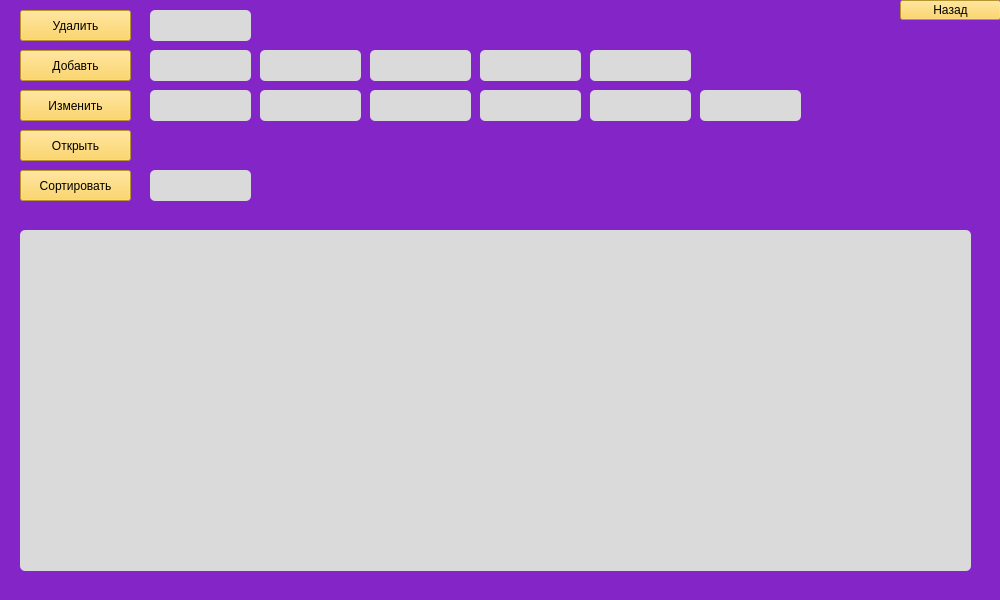
<?xml version="1.0" encoding="UTF-8"?>
<ui version="4.0">
 <class>MainWindow</class>
 <widget class="QMainWindow" name="MainWindow">
  <property name="geometry">
   <rect>
    <x>0</x>
    <y>0</y>
    <width>1000</width>
    <height>600</height>
   </rect>
  </property>
  <property name="minimumSize">
   <size>
    <width>1000</width>
    <height>600</height>
   </size>
  </property>
  <property name="maximumSize">
   <size>
    <width>1000</width>
    <height>600</height>
   </size>
  </property>
  <property name="sizeIncrement">
   <size>
    <width>1000</width>
    <height>800</height>
   </size>
  </property>
  <property name="baseSize">
   <size>
    <width>1000</width>
    <height>600</height>
   </size>
  </property>
  <property name="windowTitle">
   <string>Vehicles</string>
  </property>
  <property name="styleSheet">
   <string notr="true">
background-color: rgb(132, 37, 200);
font: 75 12pt &quot;Fixedsys&quot;;
</string>
  </property>
  <widget class="QWidget" name="centralwidget">
   <widget class="QTableWidget" name="tableWidget">
    <property name="geometry">
     <rect>
      <x>20</x>
      <y>230</y>
      <width>951</width>
      <height>341</height>
     </rect>
    </property>
    <property name="styleSheet">
     <string notr="true">background-color: rgb(218, 218, 218);
border-radius: 5px;</string>
    </property>
    <property name="dragEnabled">
     <bool>true</bool>
    </property>
   </widget>
   <widget class="QPushButton" name="Dell">
    <property name="geometry">
     <rect>
      <x>20</x>
      <y>10</y>
      <width>111</width>
      <height>31</height>
     </rect>
    </property>
    <property name="styleSheet">
     <string notr="true">background-color: rgb(255, 207, 64);
</string>
    </property>
    <property name="text">
     <string>Удалить</string>
    </property>
   </widget>
   <widget class="QPushButton" name="Add">
    <property name="geometry">
     <rect>
      <x>20</x>
      <y>50</y>
      <width>111</width>
      <height>31</height>
     </rect>
    </property>
    <property name="styleSheet">
     <string notr="true">background-color: rgb(255, 207, 64);
</string>
    </property>
    <property name="text">
     <string>Добавть</string>
    </property>
   </widget>
   <widget class="QPushButton" name="Change">
    <property name="geometry">
     <rect>
      <x>20</x>
      <y>90</y>
      <width>111</width>
      <height>31</height>
     </rect>
    </property>
    <property name="styleSheet">
     <string notr="true">background-color: rgb(255, 207, 64);
</string>
    </property>
    <property name="text">
     <string>Изменить</string>
    </property>
   </widget>
   <widget class="QPushButton" name="Open">
    <property name="geometry">
     <rect>
      <x>20</x>
      <y>130</y>
      <width>111</width>
      <height>31</height>
     </rect>
    </property>
    <property name="styleSheet">
     <string notr="true">background-color: rgb(255, 207, 64);
</string>
    </property>
    <property name="text">
     <string>Открыть</string>
    </property>
   </widget>
   <widget class="QPushButton" name="Sort">
    <property name="geometry">
     <rect>
      <x>20</x>
      <y>170</y>
      <width>111</width>
      <height>31</height>
     </rect>
    </property>
    <property name="styleSheet">
     <string notr="true">background-color: rgb(255, 207, 64);
</string>
    </property>
    <property name="text">
     <string>Сортировать</string>
    </property>
   </widget>
   <widget class="QPushButton" name="Back">
    <property name="geometry">
     <rect>
      <x>900</x>
      <y>0</y>
      <width>101</width>
      <height>20</height>
     </rect>
    </property>
    <property name="styleSheet">
     <string notr="true">background-color: rgb(255, 207, 64);
</string>
    </property>
    <property name="text">
     <string>Назад</string>
    </property>
   </widget>
   <widget class="QLineEdit" name="DellLine">
    <property name="geometry">
     <rect>
      <x>150</x>
      <y>10</y>
      <width>101</width>
      <height>31</height>
     </rect>
    </property>
    <property name="styleSheet">
     <string notr="true">background-color: rgb(218, 218, 218);
border-radius: 5px;</string>
    </property>
   </widget>
   <widget class="QLineEdit" name="AddLine">
    <property name="geometry">
     <rect>
      <x>150</x>
      <y>50</y>
      <width>101</width>
      <height>31</height>
     </rect>
    </property>
    <property name="styleSheet">
     <string notr="true">background-color: rgb(218, 218, 218);
border-radius: 5px;</string>
    </property>
   </widget>
   <widget class="QLineEdit" name="AddLine_1">
    <property name="geometry">
     <rect>
      <x>260</x>
      <y>50</y>
      <width>101</width>
      <height>31</height>
     </rect>
    </property>
    <property name="styleSheet">
     <string notr="true">background-color: rgb(218, 218, 218);
border-radius: 5px;</string>
    </property>
   </widget>
   <widget class="QLineEdit" name="AddLine_2">
    <property name="geometry">
     <rect>
      <x>370</x>
      <y>50</y>
      <width>101</width>
      <height>31</height>
     </rect>
    </property>
    <property name="styleSheet">
     <string notr="true">background-color: rgb(218, 218, 218);
border-radius: 5px;</string>
    </property>
   </widget>
   <widget class="QLineEdit" name="AddLine_3">
    <property name="geometry">
     <rect>
      <x>480</x>
      <y>50</y>
      <width>101</width>
      <height>31</height>
     </rect>
    </property>
    <property name="styleSheet">
     <string notr="true">background-color: rgb(218, 218, 218);
border-radius: 5px;</string>
    </property>
   </widget>
   <widget class="QLineEdit" name="ChangeLine_4">
    <property name="geometry">
     <rect>
      <x>590</x>
      <y>90</y>
      <width>101</width>
      <height>31</height>
     </rect>
    </property>
    <property name="styleSheet">
     <string notr="true">background-color: rgb(218, 218, 218);
border-radius: 5px;</string>
    </property>
   </widget>
   <widget class="QLineEdit" name="ChangeLine_1">
    <property name="geometry">
     <rect>
      <x>260</x>
      <y>90</y>
      <width>101</width>
      <height>31</height>
     </rect>
    </property>
    <property name="styleSheet">
     <string notr="true">background-color: rgb(218, 218, 218);
border-radius: 5px;</string>
    </property>
   </widget>
   <widget class="QLineEdit" name="ChangeLine_2">
    <property name="geometry">
     <rect>
      <x>370</x>
      <y>90</y>
      <width>101</width>
      <height>31</height>
     </rect>
    </property>
    <property name="styleSheet">
     <string notr="true">background-color: rgb(218, 218, 218);
border-radius: 5px;</string>
    </property>
   </widget>
   <widget class="QLineEdit" name="ChangeLine_3">
    <property name="geometry">
     <rect>
      <x>480</x>
      <y>90</y>
      <width>101</width>
      <height>31</height>
     </rect>
    </property>
    <property name="styleSheet">
     <string notr="true">background-color: rgb(218, 218, 218);
border-radius: 5px;</string>
    </property>
   </widget>
   <widget class="QLineEdit" name="ChangeLine">
    <property name="geometry">
     <rect>
      <x>150</x>
      <y>90</y>
      <width>101</width>
      <height>31</height>
     </rect>
    </property>
    <property name="styleSheet">
     <string notr="true">background-color: rgb(218, 218, 218);
border-radius: 5px;</string>
    </property>
   </widget>
   <widget class="QLineEdit" name="lineEdit_13">
    <property name="geometry">
     <rect>
      <x>150</x>
      <y>170</y>
      <width>101</width>
      <height>31</height>
     </rect>
    </property>
    <property name="styleSheet">
     <string notr="true">background-color: rgb(218, 218, 218);
border-radius: 5px;</string>
    </property>
   </widget>
   <widget class="QLineEdit" name="ChangeLine_5">
    <property name="geometry">
     <rect>
      <x>700</x>
      <y>90</y>
      <width>101</width>
      <height>31</height>
     </rect>
    </property>
    <property name="styleSheet">
     <string notr="true">background-color: rgb(218, 218, 218);
border-radius: 5px;</string>
    </property>
   </widget>
   <widget class="QLineEdit" name="AddLine_4">
    <property name="geometry">
     <rect>
      <x>590</x>
      <y>50</y>
      <width>101</width>
      <height>31</height>
     </rect>
    </property>
    <property name="styleSheet">
     <string notr="true">background-color: rgb(218, 218, 218);
border-radius: 5px;</string>
    </property>
   </widget>
  </widget>
 </widget>
 <resources/>
 <connections/>
</ui>
